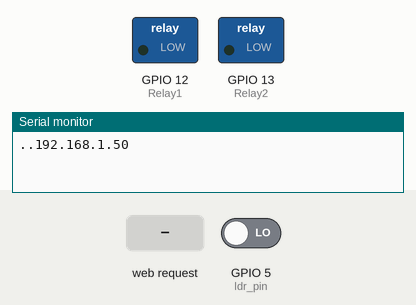
Simulated run of this sketch. Board: ESP8266 (NodeMCU). On the bench: switched loads named in the sketch (green lamp = pin HIGH), the last lines printed to the serial monitor. The inputs (shaded band) are chosen by the test bench; at power-on: GPIO 5 (ldr_pin) LOW. WiFi joins after 1.5 s; servers stay silent unless stated; storage starts empty; random numbers use the default seed unless the sketch sets one.

Above: at 3.2 s.
3.3 s: HTTP request GET /moisture received
At 3.6 s:
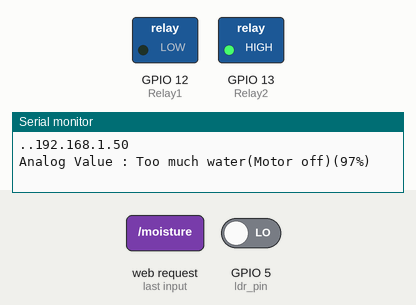
4.8 s: HTTP request GET /lights received
At 5.9 s:
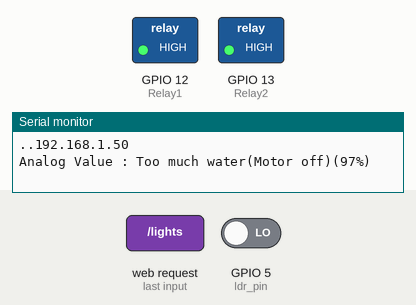
Timing chart, 0 to 7.8 s (numbered marks = the images above; inputs shaded):
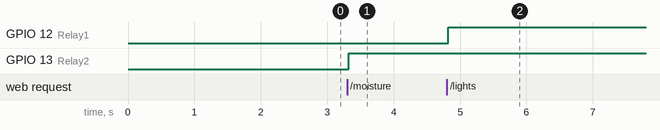

The sketch:

test.ino
```cpp
/*#include <DHT.h>
 * #define DHTTYPE DHT11
 */
#include <ESP8266WiFi.h>
#include <ESPAsyncTCP.h>
#include <ESPAsyncWebServer.h>
#include <FS.h>
#include <Wire.h>


char* ssid = "Muffadal villa"; //WIFI SSID
const char* password = "7d08c10c17974bc"; //WIFI PASSWORD
int Relay1 = 12; //D6 light switch
int Relay2 = 13; //D7 motor switch
const int ldr_pin = 5;//D1
int lights=0;
float h =0;
float t =0;
int soil = A0;
int val=0;

/*int dht = 2;
DHT DHT(dht, DHTTYPE);*/
AsyncWebServer server(80);

String getHum() {
    delay(500);
    /*float h = DHT.readHumidity();
    Serial.print("Humidity:");
    Serial.println(h);*/
    h=random(50,60);
    delay(500);
    return String(h);
}
String getTem() {
    delay(500);
    /*float t = DHT.readTemperature();
    Serial.print("Temperature:");
    Serial.println(t);*/
    t=random(30,40);
    delay(500);
    if(t>35){
      //digitalWrite(Relay2,HIGH);
      }
    else{
      //digitalWrite(Relay2,LOW);
      }
    return String(t);

}

String getLdr(){
    if( digitalRead( ldr_pin ) == 1){
      //Serial.println("Lights ON");
      lights=1;
      digitalWrite(Relay1,LOW);
      }
    else{
      //Serial.println("Lights OFF");
      lights=0;
      digitalWrite(Relay1,HIGH);
      }
    //Serial.println(lights);
    return String(lights);
    delay(500);
  }

String getMoisture(){
    val = analogRead(soil);
    Serial.print("Analog Value : ");
    int moisture=map(val,1024,500,0,100);
    //Serial.println(moisture);
    if(moisture<40){
      Serial.print("Motor on");
      Serial.println("("+String(moisture)+"%)");
      digitalWrite(Relay2,LOW);
      }
    else if(moisture>70){
      Serial.print("Too much water(Motor off)");
      Serial.println("("+String(moisture)+"%)");
      digitalWrite(Relay2,HIGH);
      }
    else{
      Serial.print("Good amount");
      Serial.println("("+String(moisture)+"%)");
      digitalWrite(Relay2,LOW);
      }
    return String(moisture);
    delay(500);
  }

void setup () {
  Serial.begin (9600);
/*  DHT.begin();*/
  pinMode(ldr_pin,INPUT);
  pinMode(Relay1, OUTPUT);
  pinMode(Relay2, OUTPUT);
  if (!SPIFFS.begin ()) {
    Serial.println ("An Error has occurred while mounting SPIFFS");
    return;
  }

  // Connect to Wi-Fi
  WiFi.begin(ssid, password);
  while (WiFi.status() != WL_CONNECTED) {
    delay(1000);
    Serial.print(".");
  }

  // Print ESP32 Local IP Address
  Serial.println(WiFi.localIP());

  // Route for web page
  server.on ("/", HTTP_GET, [] (AsyncWebServerRequest * request) {
    request-> send (SPIFFS, "/index.html");
  });

  server.on ("/temp", HTTP_GET, [] (AsyncWebServerRequest * request) {
    request-> send_P (200, "text / plain", getTem().c_str());
  });
  server.on ("/hum", HTTP_GET, [] (AsyncWebServerRequest * request) {
    request-> send_P (200, "text / plain", getHum().c_str());
  });

  server.on ("/lights", HTTP_GET, [] (AsyncWebServerRequest * request) {
    request-> send_P (200, "text / plain", getLdr().c_str());
  });

  server.on ("/moisture", HTTP_GET, [] (AsyncWebServerRequest * request) {
    request-> send_P (200, "text / plain", getMoisture().c_str());
  });

  // start server
  server.begin ();
}
void loop() {
}
```

Measured:
- after the input at 3.3 s, GPIO 13 (Relay2): LOW → HIGH at once
- after the input at 4.8 s, GPIO 12 (Relay1): LOW → HIGH at once
